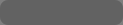
<?xml version="1.0" encoding="UTF-8"?>
<ui version="4.0">
 <class>MessageTip</class>
 <widget class="QWidget" name="MessageTip">
  <property name="geometry">
   <rect>
    <x>0</x>
    <y>0</y>
    <width>123</width>
    <height>25</height>
   </rect>
  </property>
  <property name="windowTitle">
   <string>MessageTip</string>
  </property>
  <property name="styleSheet">
   <string notr="true">background-color: rgba(90, 90, 90, 200);
border-radius: 8px;</string>
  </property>
  <layout class="QVBoxLayout" name="verticalLayout_2">
   <property name="spacing">
    <number>0</number>
   </property>
   <property name="leftMargin">
    <number>0</number>
   </property>
   <property name="topMargin">
    <number>0</number>
   </property>
   <property name="rightMargin">
    <number>0</number>
   </property>
   <property name="bottomMargin">
    <number>0</number>
   </property>
   <item>
    <layout class="QVBoxLayout" name="verticalLayout">
     <property name="spacing">
      <number>0</number>
     </property>
     <item>
      <spacer name="verticalSpacer_2">
       <property name="orientation">
        <enum>Qt::Vertical</enum>
       </property>
       <property name="sizeHint" stdset="0">
        <size>
         <width>20</width>
         <height>20</height>
        </size>
       </property>
      </spacer>
     </item>
     <item>
      <layout class="QHBoxLayout" name="horizontalLayout">
       <property name="spacing">
        <number>5</number>
       </property>
       <item>
        <spacer name="horizontalSpacer">
         <property name="orientation">
          <enum>Qt::Horizontal</enum>
         </property>
         <property name="sizeHint" stdset="0">
          <size>
           <width>20</width>
           <height>20</height>
          </size>
         </property>
        </spacer>
       </item>
       <item>
        <widget class="QLabel" name="label_content">
         <property name="styleSheet">
          <string notr="true">color: rgb(255, 255, 255);
background-color: rgba(255, 255, 255, 0);</string>
         </property>
         <property name="text">
          <string/>
         </property>
        </widget>
       </item>
       <item>
        <spacer name="horizontalSpacer_2">
         <property name="orientation">
          <enum>Qt::Horizontal</enum>
         </property>
         <property name="sizeHint" stdset="0">
          <size>
           <width>20</width>
           <height>20</height>
          </size>
         </property>
        </spacer>
       </item>
      </layout>
     </item>
     <item>
      <spacer name="verticalSpacer">
       <property name="orientation">
        <enum>Qt::Vertical</enum>
       </property>
       <property name="sizeHint" stdset="0">
        <size>
         <width>20</width>
         <height>20</height>
        </size>
       </property>
      </spacer>
     </item>
    </layout>
   </item>
  </layout>
 </widget>
 <layoutdefault spacing="6" margin="11"/>
 <resources/>
 <connections/>
</ui>
